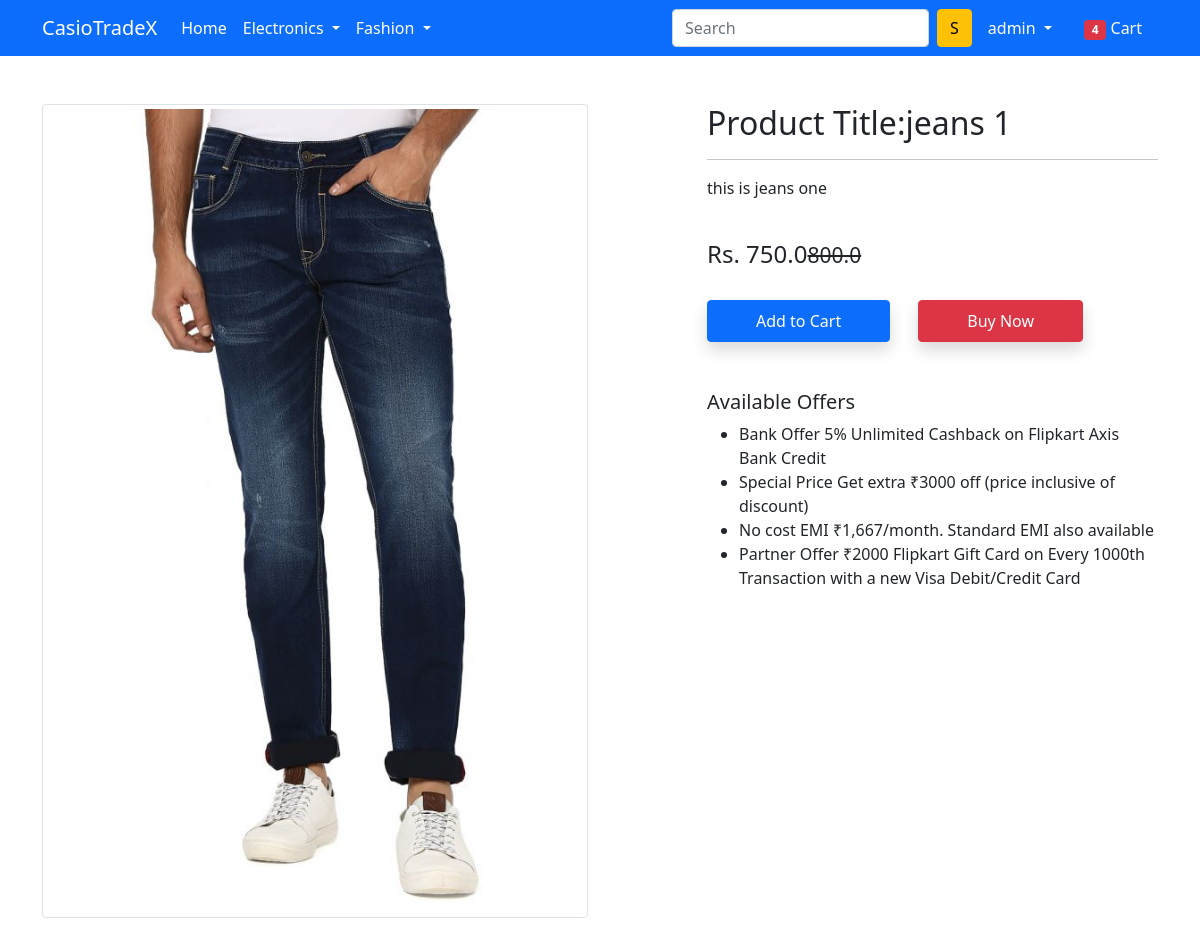
The page /product-detail/2 (signed in) on the database its author committed.
### app/models.py (models this page shows, shortened)
class Product(models.Model):
    title = models.CharField(max_length = 100)
    selling_price = models.FloatField()
    discounted_price = models.FloatField()
    description = models.TextField()
    brand = models.CharField(max_length=100)
    category = models.CharField(choices = CATAGORY_CHOICES,max_length = 2)
    product_image = models.ImageField(upload_to='producting')

### app/views.py (the view)
# urls.py: path('product-detail/<int:pk>', views.product_detail, name='product-detail'),
@login_required(login_url='login')
def product_detail(request, pk):
    product = Product.objects.get(pk=pk)
    return render(request, 'app/productdetail.html', {'product': product})

### app/templates/app/productdetail.html (shortened to what this page needs)
{% extends 'app/base.html' %}
{% load static %}
{% block main-content %}
<div class="container my-5">
 <div class="row">
  <div class="col-sm-6 text-center align-self-center">
   <img src="{{product.product_image.url}}" alt="" class="img-fluid img-thumbnail" height="900" width="900">
  </div>
  <div class="col-sm-5 offset-sm-1">
   <h2>Product Title:{{product.title}}</h2>
   <hr>
   <p>{{product.description}}</p> <br>
   <h4>Rs. {{product.discounted_price}}<small class="fw-light text-decoration-line-through">{{product.selling_price}}</small></h4> <br>
   <a href="{% url 'add-to-cart' %}" class="btn btn-primary shadow px-5 py-2">Add to Cart</a>
   <a href="{% url 'buy-now' %}" class="btn btn-danger shadow px-5 py-2 ms-4">Buy Now</a>
   <h5 class="mt-5">Available Offers</h5>
   <ul>
    <li>Bank Offer 5% Unlimited Cashback on Flipkart Axis Bank Credit</li>
    <li>Special Price Get extra ₹3000 off (price inclusive of discount)</li>
    <li>No cost EMI ₹1,667/month. Standard EMI also available</li>
    <li>Partner Offer ₹2000 Flipkart Gift Card on Every 1000th Transaction with a new Visa Debit/Credit Card</li>
   </ul>
  </div>
 </div>
</div>
{% endblock main-content %}

### app/templates/app/base.html (shortened to what this page needs)
<!doctype html>
{% load static %}
<html lang="en">
  <head>
    <link href="https://cdn.jsdelivr.net/npm/bootstrap@5.0.0-beta1/dist/css/bootstrap.min.css" rel="stylesheet">
    <link rel="stylesheet" href="{% static 'app/css/owl.carousel.min.css' %}">
    <link rel="stylesheet" href="{% static 'app/css/all.min.css' %}">
    <link rel="stylesheet" href="{% static 'app/css/style.css' %}">
  </head>
  <body>
    <nav class="navbar navbar-expand-lg navbar-dark bg-primary">
     <div class="container">
       <a class="navbar-brand" href="/">CasioTradeX</a>
       <div class="collapse navbar-collapse" id="navbarSupportedContent">
         <ul class="navbar-nav me-auto mb-2 mb-lg-0">
           <li class="nav-item">
             <a class="nav-link active" aria-current="page" href="/">Home</a>
           </li>
           <li class="nav-item dropdown">
             <a class="nav-link dropdown-toggle text-white" href="#" id="electronicsDropdown" role="button" data-bs-toggle="dropdown" aria-expanded="false">
               Electronics
             </a>
           </li>
           <li class="nav-item dropdown">
             <a class="nav-link dropdown-toggle text-white" href="#" id="fashionDropdown" role="button" data-bs-toggle="dropdown" aria-expanded="false">Fashion
             </a>
           </li>
         </ul>
         {% if request.user.is_authenticated %}
         <form class="d-flex">
           <input class="form-control me-2" type="search" placeholder="Search" aria-label="Search">
           <button class="btn btn-warning" type="submit">S</button>
          </form>
          {% endif %}
         <div>
           <ul class="navbar-nav me-auto mb-2 mb-lg-0">
            {% if request.user.is_authenticated %}
            <li class="nav-item dropdown mx-2">
              <a class="nav-link dropdown-toggle text-white" href="#" id="profileDropdown" role="button" data-bs-toggle="dropdown" aria-expanded="false">
                {{request.user}}
              </a>
            </li>
            <li class="nav-item mx-2">
              <a href="{% url 'add-to-cart' %}" class="nav-link text-white"><span class="badge bg-danger">4</span> Cart </a>
            </li>
            {% endif %}
          </ul>
         </div>
       </div>
     </div>
    </nav>
    {% block main-content %} {% endblock main-content %}
  </body>
</html>

### rows shown on the page
Product: product_image (picture), title "jeans 1", description "this is jeans one", discounted_price "750.0", selling_price "800.0"

### other values the page prints
{{ request.user }} "admin"
